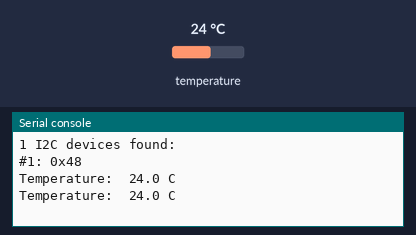
Bench run of a program on a simulated Raspberry Pi Pico running MicroPython. Parts: the last lines printed to the serial console. The inputs (shaded band) are chosen by the test bench; at power-on: temperature 24 °C.

Above: at 1.2 s.
1.3 s: temperature set to 12 °C
At 2.5 s:
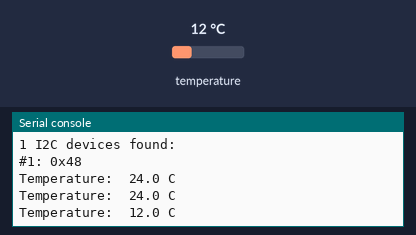
2.8 s: temperature set to 19 °C
At 3.9 s:
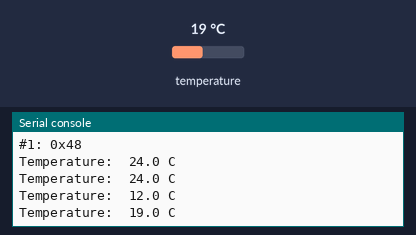
Timing chart, 0 to 5.8 s (numbered marks = the images above; inputs shaded):
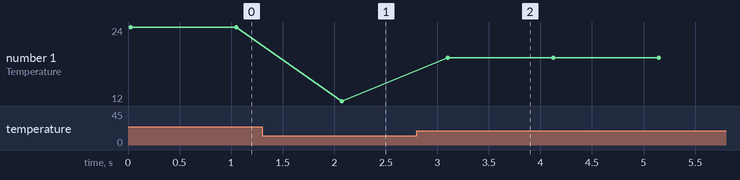

Measured:
- after the input at 1.3 s, the serial console: prints a new line after 0.78 s (image 1)
- after the input at 2.8 s, the serial console: prints a new line after 0.30 s (image 2)
- plotted number 1: 24 → 12 after the input at 1.3 s, 12 → 19 after the input at 2.8 s

The program:

main.py
```python
from machine import Pin, I2C
from tmp117 import TMP117
import utime

sdaPIN = Pin(14)
sclPIN = Pin(15)

i2c = I2C(1, sda=sdaPIN, scl=sclPIN, freq=400000)

devices = i2c.scan()

if len(devices) == 0:
    print("No I2C device found...")
else:
    print(f'{len(devices)} I2C devices found:')

for i, device in enumerate(devices):
    print(f'#{i+1}: {hex(device)}')

tmp117 = TMP117(i2c_bus=i2c)

while True:

    tempC = 0
    for i in range(100):
        tempC += tmp117.readT()


    print('Temperature: ', round(tempC/100, 1), 'C')
    utime.sleep(1)
```

tmp117.py
```python
# Class to read temperature from the TMP117 I2C temperature sensor

# Based on:
# https://github.com/CoreElectronics/CE-PiicoDev-TMP117-MicroPython-Module
#  by Michael Ruppe at Core Electronics MAR 2021

# Register definitions
REG_TEMPC = 0x00

class TMP117(object):

    _baseAddr = 0x48

    def __init__(self, i2c_bus):

        self._tmp_addr = self._baseAddr
        self._tmp_i2c = i2c_bus
        self._chip_id = self._tmp_i2c.readfrom_mem(self._tmp_addr, 0xD0, 2)


    def readT(self):
        data = self._tmp_i2c.readfrom_mem(self._tmp_addr, REG_TEMPC, 2)
        data = int.from_bytes(data, 'big')

        # Handles negatives (how?)
        if data >= 0x8000:
            data = -256.0 + (data - 0x8000) * 7.8125e-3

        else:
            data = data * 7.8125e-3

        return data
```
